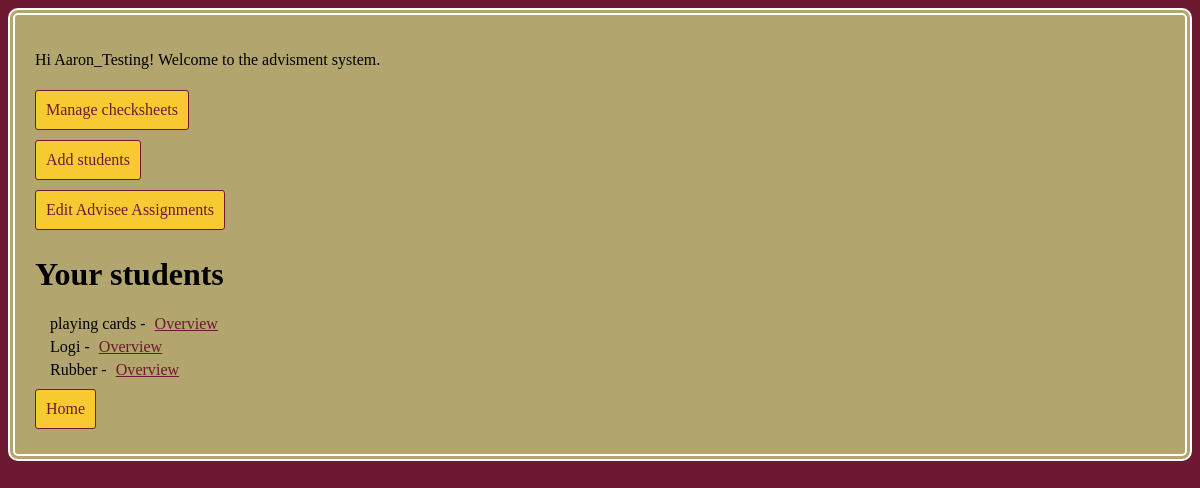
The app's page /advisement/ (signed in) with its own data.
### advisement/models.py (models this page shows)
class Advisee(models.Model):
    name = models.CharField(max_length=200)
    id_number = models.CharField(max_length=10)
    advisors = models.ManyToManyField(Faculty)
    checksheet = models.ForeignKey(ChecksheetTemplate, on_delete=models.PROTECT)

### advisement/views.py (the view)
# urls.py: 2. Add a URL to urlpatterns:  path('', views.home, name='home')
def home(request):
    try:
        faculty = Faculty.objects.get(user=request.user)
    except ObjectDoesNotExist:
        return HttpResponseRedirect(reverse("set_perm"))
    students = Advisee.objects.filter(advisors__in=[faculty])
    return render(request, 'advisement/adv_home.html', {'students': students, 'faculty': faculty})

### advisement/templates/advisement/adv_home.html (shortened to what this page needs)
{% extends 'base.html' %}
{% block content %}
    <p>Hi {{ user.username }}! Welcome to the advisment system.</p>
    {%  if faculty.can_upload_checksheets %}
        <div>
        <a href="{% url 'list_checksheets' %}">Manage checksheets</a>
        </div>
    {% endif %}
    {%  if faculty.can_add_students %}
        <div>
        <a href="{% url 'add_students' %}">Add students</a>
        </div>
    {% endif %}
    {%  if faculty.can_assign_students %}
        <div>
        <a href="{% url 'advisee_list' %}">Edit Advisee Assignments</a>
        </div>
    {% endif %}
    {%  if faculty.can_advise %}
        <h1>Your students</h1>
        {% for student in students %}
            <div class="students">
                <div class="student">
                    <h6>{{ student.name }} - <a href="{% url 'overview' student.pk %}">Overview</a></h6>
                </div>
            </div>
        {% endfor %}
    {% endif %}
    <div>
        <a href="{% url 'home' %}">Home</a>
    </div>
{% endblock %}

### advisement/static/advisement/style.css (style rules this page uses)
body { background-color: #6D1932; color: #000000; }
a { color: #6D1932; }
:not(h6)>a { background-color: #F7CA32; padding: 10px; margin: 5px 0px; border-style: solid; border-color: #6D1932; border-width: 1px; border-radius: 3px; display: inline-block; text-decoration-line: none; }
.student { font-size: 1.5em; margin: 0px 10px; }
.student * { margin: 5px; font-weight: normal; }

### records on screen
Advisee: name "playing cards"
Advisee: name "Logi"
Advisee: name "Rubber"

### other values on screen
{{ user.username }} "Aaron_Testing"
